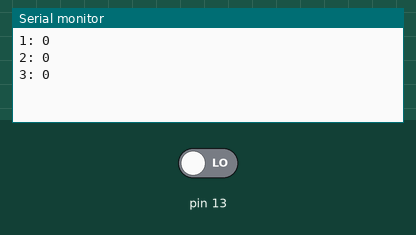
Recording of a sketch running on a simulated Arduino Uno, built with avr-gcc and run on an emulated ATmega328P. On the bench: the last lines printed to the serial monitor. Inputs (shaded band) come from the test bench; at power-on: pin 13 LOW.

Above: at 2.8 s.
2.9 s: pin 13 driven HIGH
At 3.8 s:
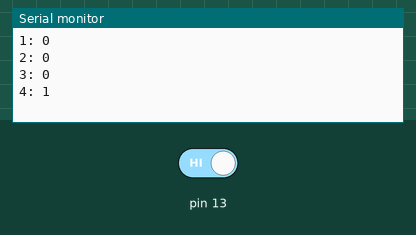
4.4 s: pin 13 driven LOW
At 5.7 s:
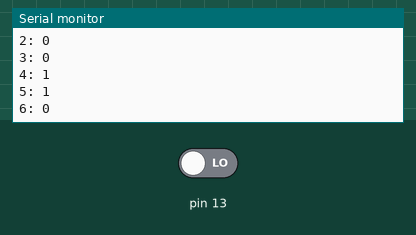
Timing chart, 0 to 7.4 s (numbered marks = the images above; inputs shaded):
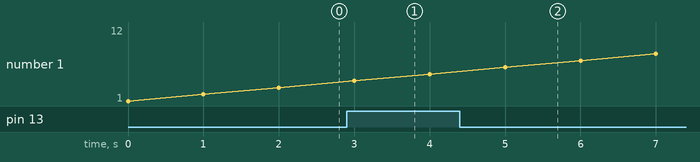

Measured:
- after the input at 2.9 s, the serial monitor: prints a new line after 0.10 s (image 1)
- after the input at 4.4 s, the serial monitor: prints a new line after 0.60 s (image 2)

The sketch:

motion-sensor.ino
```cpp
void setup() {
  Serial.begin(9600);
}

long i = 0;
void loop() {
  i++;
  Serial.print(i);
  Serial.print(": ");
  Serial.println(digitalRead(13));
  delay(1000);
}
```
